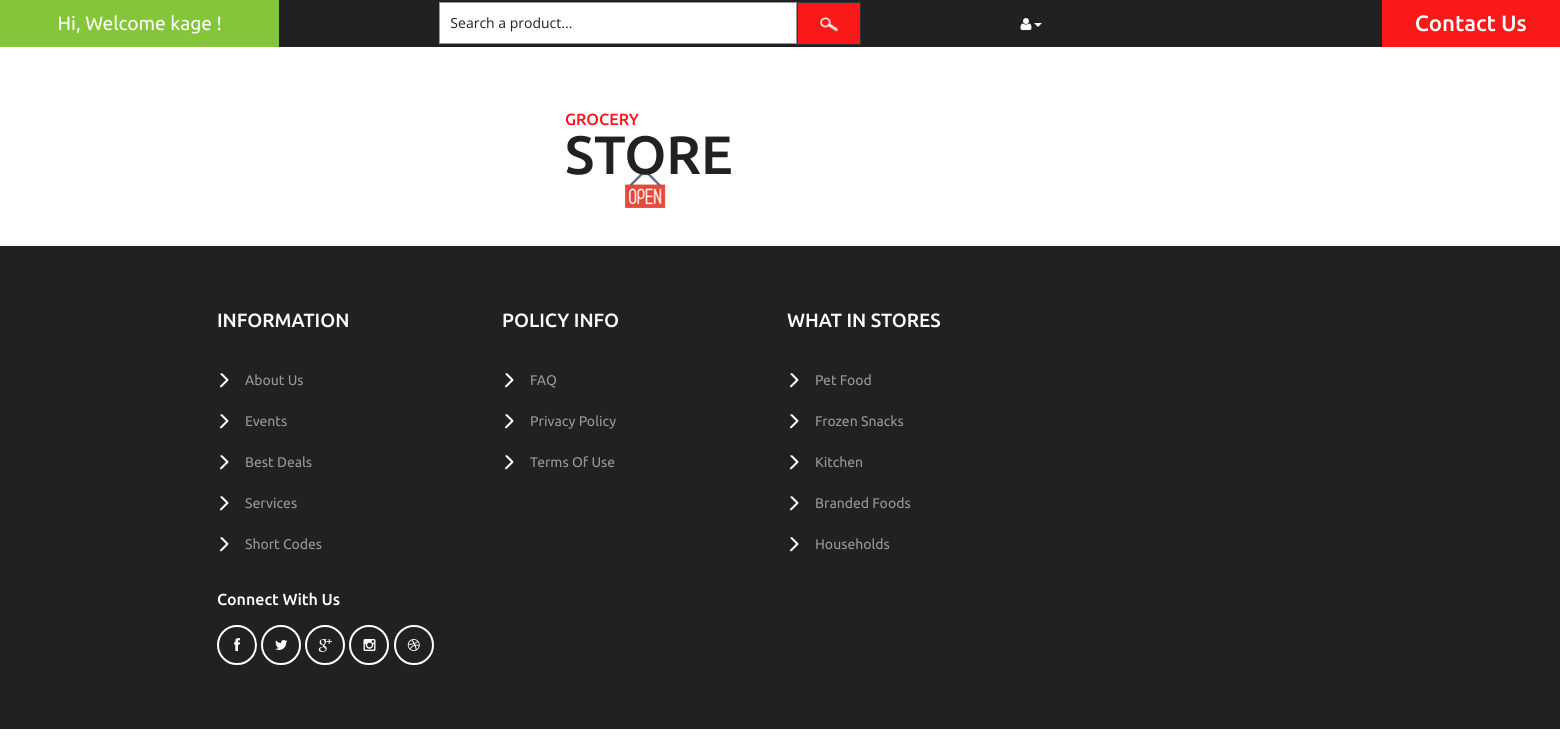
Before: /cart/order-summary/ (signed in) with the older database file.
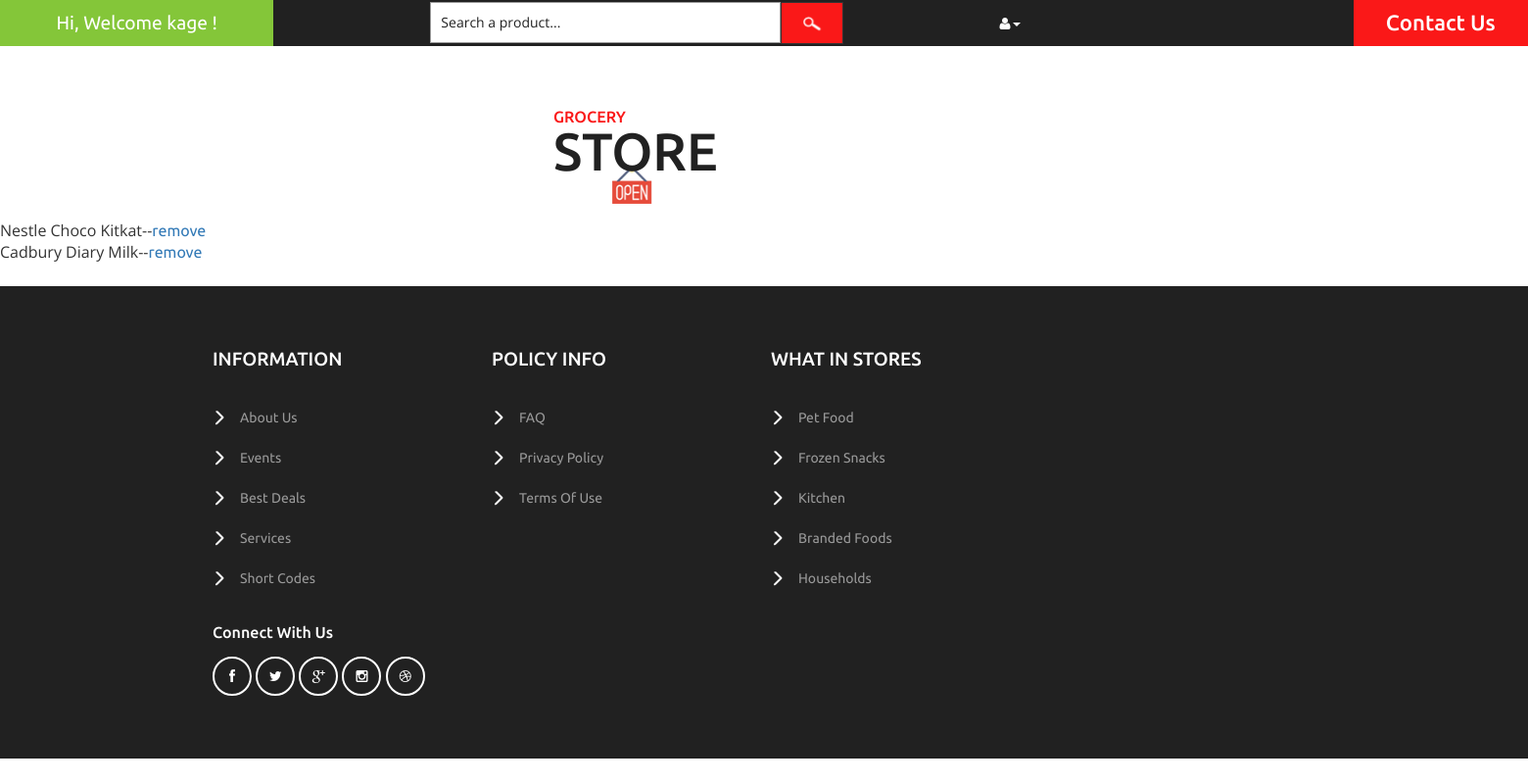
After: the same page with the newer database file.
### cart/models.py (models this page shows, shortened)
class orderitem(models.Model):
    product = models.OneToOneField(Product, on_delete=models.SET_NULL, null=True)
    is_ordered = models.BooleanField(default=False)
    date_added = models.DateTimeField(auto_now=True)
    date_ordered = models.DateTimeField(null=True)
    q = models.IntegerField(null=True)

### vendor/models.py (models this page shows, shortened)
class Product(models.Model):
    category = models.ForeignKey(Category, on_delete=models.CASCADE)
    prod_name = models.CharField(max_length=150)
    ingredients = models.TextField(max_length=264, blank=True)
    qty = models.IntegerField(default=0)
    cost = models.IntegerField(default=0)
    brand = models.CharField(max_length=150, blank=True)
    prod_pic = models.FileField()

### cart/views.py (the view)
@login_required(login_url='customer:login')
def order_details(request, **kwargs):
    existing_order = get_user_pending_order(request)
    context = {
        'ordre': existing_order
    }
    return render(request, 'cart/order_summary.html', context)

### cart/models.py (called while the page is built)
    def get_cart_item(self):
        return self.items.all()

### cart/views.py (called while the page is built)
def get_user_pending_order(request):
    user_profile = get_object_or_404(CustomerProfile, Customer=request.user)
    ord = order.objects.filter(owner=user_profile, is_ordered=False)
    if ord.exists():
        return ord[0]
    return 0

### cart/templates/cart/order_summary.html
{% extends 'customer/base.html' %}
{% block content %}
    {% for item in ordre.get_cart_item %}
        {{ item.product.prod_name }}--<a href="{% url 'cart:delete_from_cart' item.id %}">remove</a><br>
    {% endfor %}<br>
{% endblock %}

### customer/templates/customer/base.html (shortened to what this page needs)
{% load static %}
<!DOCTYPE html>
<html>
<head>
<link href="{% static 'customer/css/bootstrap.css' %}" rel="stylesheet" type="text/css" media="all" />
<link href="{% static 'customer/css/style.css' %}" rel="stylesheet" type="text/css" media="all" />
<link href="{% static 'customer/css/font-awesome.css' %}" rel="stylesheet" type="text/css" media="all" />
</head>
<body>
	<div class="header">
		<div class="offers">
            {% if user.is_authenticated %}
			<a>Hi, Welcome {{ user.username }} !</a>
            {% else %}
            <a>Hi, Welcome Today !</a>
            {% endif %}
		</div>
		<div class="search">
			<form action="#" method="post">
				<input type="text" name="Product" value="Search a product..." onfocus="this.value = '';" onblur="if (this.value == '') {this.value = 'Search a product...';}" required="">
				<input type="submit" value=" ">
			</form>
		</div>
		<div class="header_right">
			<ul>
				<li class="dropdown profile_details_drop">
					<a href="#" class="dropdown-toggle" data-toggle="dropdown"><i class="fa fa-user" aria-hidden="true"></i><span class="caret"></span></a>
				</li>
			</ul>
		</div>
		<div class="header_right1">
			<h2><a href="#">Contact Us</a></h2>
		</div>
	</div>
	<div class="logo_products">
		<div class="container" style="margin-left: 550px;">
			<div class="logo_products_left">
				<h1><a><span>Grocery</span> Store</a></h1>
			</div>
			<div class="clearfix"> </div>
		</div>
	</div>
{% block content %}
{% endblock %}
	<div class="footer">
		<div class="container" style="margin-left: 187px;">
			<div class="col-md-3 footer_grid">
				<h3>information</h3>
				<ul class="footer_grid_list">
					<li><a href="#">About Us</a></li>
                    <li><a href="#">Events</a></li>
                    <li><a href="#">Best Deals</a></li>
					<li><a href="#">Services</a></li>
					<li><a href="#">Short Codes</a></li>
				</ul>
			</div>
			<div class="col-md-3 footer_grid">
				<h3>policy info</h3>
				<ul class="footer_grid_list">
					<li><a href="#">FAQ</a></li>
					<li><a href="#">privacy policy</a></li>
					<li><a href="#">terms of use</a></li>
				</ul>
			</div>
			<div class="col-md-3 footer_grid">
				<h3>what in stores</h3>
				<ul class="footer_grid_list">
					<li><a href="#">Pet Food</a></li>
					<li><a href="#">Frozen Snacks</a></li>
					<li><a href="#">Kitchen</a></li>
					<li><a href="#">Branded Foods</a></li>
					<li><a href="#">Households</a></li>
				</ul>
			</div>
			<div class="clearfix"> </div>
			<div class="footer_grids">
				<div class="col-md-3 footer_grid footer_grids_footer">
					<div class="footer_grid_bottom">
						<h5>connect with us</h5>
						<ul class="social_icons">
							<li><a href="#" class="facebook"><i class="fa fa-facebook" aria-hidden="true"></i></a></li>
							<li><a href="#" class="twitter"><i class="fa fa-twitter" aria-hidden="true"></i></a></li>
							<li><a href="#" class="google"><i class="fa fa-google-plus" aria-hidden="true"></i></a></li>
							<li><a href="#" class="instagram"><i class="fa fa-instagram" aria-hidden="true"></i></a></li>
							<li><a href="#" class="dribbble"><i class="fa fa-dribbble" aria-hidden="true"></i></a></li>
						</ul>
					</div>
				</div>
				<div class="clearfix"> </div>
			</div>
		</div>
	</div>
</body>
</html>

Changed rows visible on the page:
added orderitem: product.prod_name "Nestle Choco Kitkat"
added orderitem: product.prod_name "Cadbury Diary Milk"
